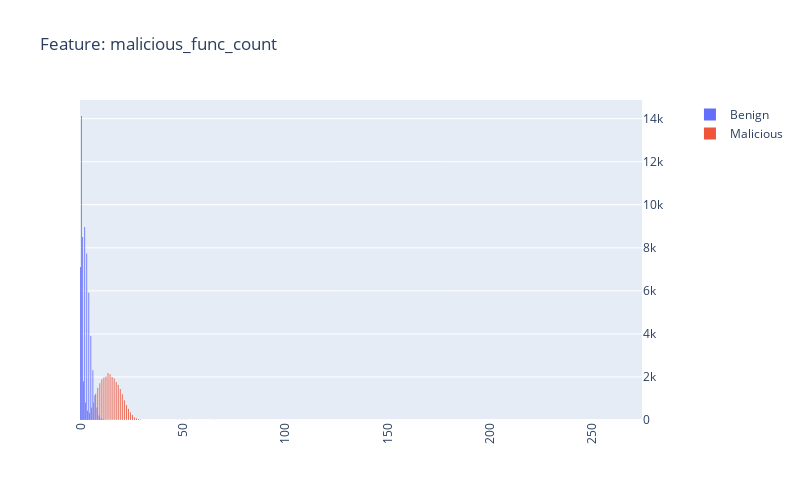

The notebook cell this image was saved under:
### Markdown cell above
### Plotly analysis

### Code cell
feature = 'malicious_func_count'
good_filter = dataset_20_sample[feature][dataset_20_sample['label'] == 'good']
bad_filter = dataset_20_sample[feature][dataset_20_sample['label'] == 'bad']


trace1 = go.Histogram(
    x=good_filter,
    name='Benign',
    yaxis='y2'

)

trace2 = go.Histogram(
    x=bad_filter,
    name='Malicious',
    yaxis='y2'
)

fig = make_subplots(specs=[[{"secondary_y": True}]])
fig.add_trace(trace1)
fig.add_trace(trace2,secondary_y=True)

fig['layout'].update(height = 500, width = 800, title = f'Feature: {feature}',xaxis=dict(
      tickangle=-90
    ))
iplot(fig)

### Figure 1 — Plotly figure (JSON) as saved in the notebook; plotly's stock layout.template omitted (floating-point values rounded to 4 significant figures; data arrays with more than 128 entries replaced by an {"elided": "..."} marker saying what was removed)
{"data": [{"name": "Benign", "type": "histogram", "x": {"elided": "46518 int values"}, "yaxis": "y2"}, {"name": "Malicious", "type": "histogram", "x": {"elided": "46518 int values"}, "xaxis": "x", "yaxis": "y2"}], "layout": {"height": 500, "title": {"text": "Feature: malicious_func_count"}, "width": 800, "xaxis": {"anchor": "y", "domain": [0, 0.94], "tickangle": -90}, "yaxis": {"anchor": "x", "domain": [0, 1]}, "yaxis2": {"anchor": "x", "overlaying": "y", "side": "right"}}}
